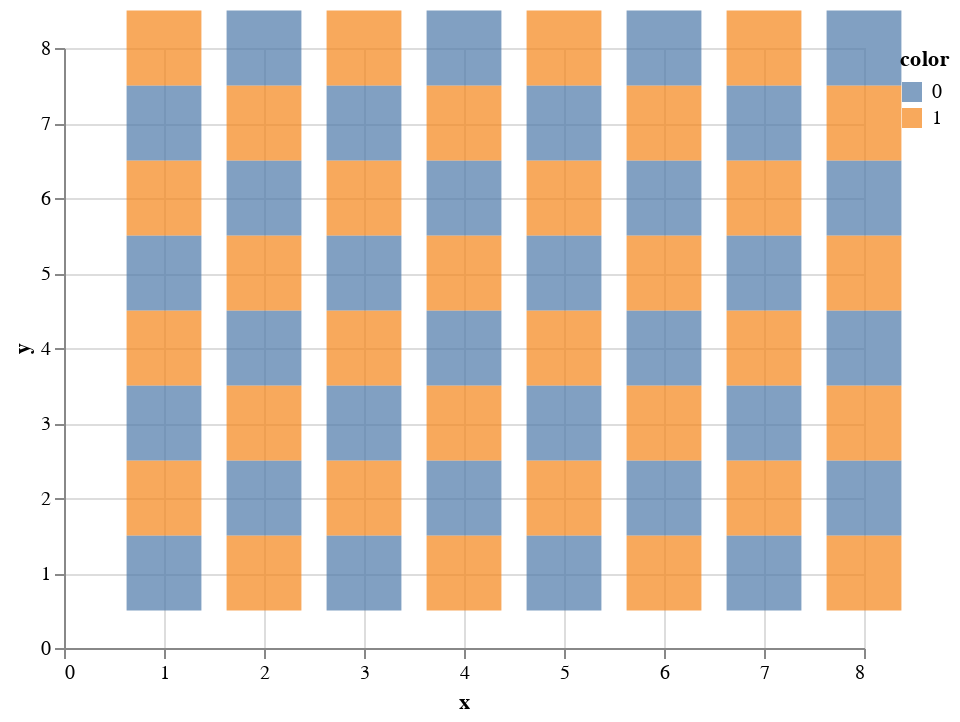

The notebook cell this image was saved under:
### Markdown cell above
## 1st layer

### Code cell
# Cria um dataset com a cor de cada posição do tabuleiro
board = []
for i in range(8):
    for j in range(8):
        board.append([i+1, j+1, str((i+j)%2)])

board = pd.DataFrame(board, columns = ['x', 'y', 'color'])

plot_board = alt.Chart(board).mark_square(size = 1400, height=800, width=800).encode(x = 'x:Q', y='y:Q', color='color')

plot_board.display()

### Figure 1 — Vega-Lite specification as saved in the notebook (floating-point values rounded to 4 significant figures)
{"config": {"view": {"continuousWidth": 400, "continuousHeight": 300}}, "data": {"name": "data-7177561fb59c66d8f6195149c70f47a9"}, "mark": {"type": "square", "height": 800, "size": 1400, "width": 800}, "encoding": {"color": {"type": "nominal", "field": "color"}, "x": {"type": "quantitative", "field": "x"}, "y": {"type": "quantitative", "field": "y"}}, "$schema": "https://vega.github.io/schema/vega-lite/v4.8.1.json", "datasets": {"data-7177561fb59c66d8f6195149c70f47a9": [{"x": 1, "y": 1, "color": "0"}, {"x": 1, "y": 2, "color": "1"}, {"x": 1, "y": 3, "color": "0"}, {"x": 1, "y": 4, "color": "1"}, {"x": 1, "y": 5, "color": "0"}, {"x": 1, "y": 6, "color": "1"}, {"x": 1, "y": 7, "color": "0"}, {"x": 1, "y": 8, "color": "1"}, {"x": 2, "y": 1, "color": "1"}, {"x": 2, "y": 2, "color": "0"}, {"x": 2, "y": 3, "color": "1"}, {"x": 2, "y": 4, "color": "0"}, {"x": 2, "y": 5, "color": "1"}, {"x": 2, "y": 6, "color": "0"}, {"x": 2, "y": 7, "color": "1"}, {"x": 2, "y": 8, "color": "0"}, {"x": 3, "y": 1, "color": "0"}, {"x": 3, "y": 2, "color": "1"}, {"x": 3, "y": 3, "color": "0"}, {"x": 3, "y": 4, "color": "1"}, {"x": 3, "y": 5, "color": "0"}, {"x": 3, "y": 6, "color": "1"}, {"x": 3, "y": 7, "color": "0"}, {"x": 3, "y": 8, "color": "1"}, {"x": 4, "y": 1, "color": "1"}, {"x": 4, "y": 2, "color": "0"}, {"x": 4, "y": 3, "color": "1"}, {"x": 4, "y": 4, "color": "0"}, {"x": 4, "y": 5, "color": "1"}, {"x": 4, "y": 6, "color": "0"}, {"x": 4, "y": 7, "color": "1"}, {"x": 4, "y": 8, "color": "0"}, {"x": 5, "y": 1, "color": "0"}, {"x": 5, "y": 2, "color": "1"}, {"x": 5, "y": 3, "color": "0"}, {"x": 5, "y": 4, "color": "1"}, {"x": 5, "y": 5, "color": "0"}, {"x": 5, "y": 6, "color": "1"}, {"x": 5, "y": 7, "color": "0"}, {"x": 5, "y": 8, "color": "1"}, {"x": 6, "y": 1, "color": "1"}, {"x": 6, "y": 2, "color": "0"}, {"x": 6, "y": 3, "color": "1"}, {"x": 6, "y": 4, "color": "0"}, {"x": 6, "y": 5, "color": "1"}, {"x": 6, "y": 6, "color": "0"}, {"x": 6, "y": 7, "color": "1"}, {"x": 6, "y": 8, "color": "0"}, {"x": 7, "y": 1, "color": "0"}, {"x": 7, "y": 2, "color": "1"}, {"x": 7, "y": 3, "color": "0"}, {"x": 7, "y": 4, "color": "1"}, {"x": 7, "y": 5, "color": "0"}, {"x": 7, "y": 6, "color": "1"}, {"x": 7, "y": 7, "color": "0"}, {"x": 7, "y": 8, "color": "1"}, {"x": 8, "y": 1, "color": "1"}, {"x": 8, "y": 2, "color": "0"}, {"x": 8, "y": 3, "color": "1"}, {"x": 8, "y": 4, "color": "0"}, {"x": 8, "y": 5, "color": "1"}, {"x": 8, "y": 6, "color": "0"}, {"x": 8, "y": 7, "color": "1"}, {"x": 8, "y": 8, "color": "0"}]}}
